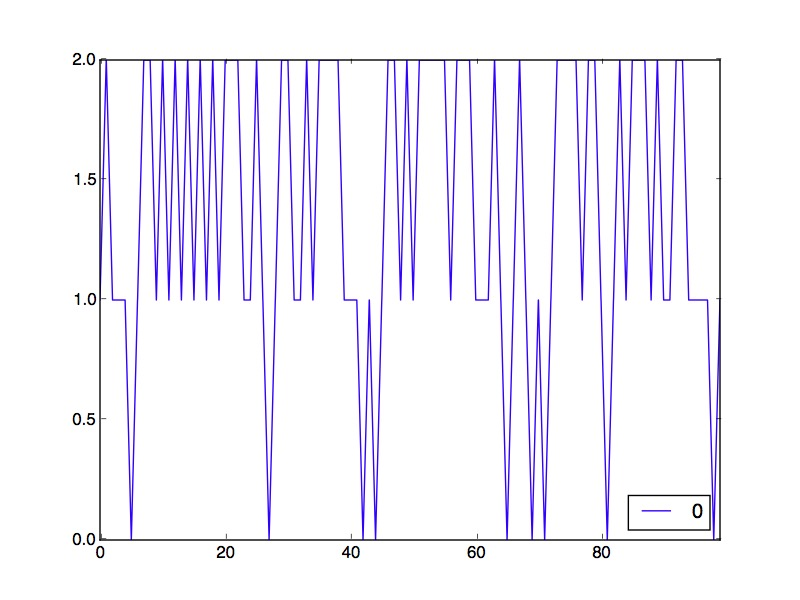

Write Python code to recreate this figure.
import numpy as np
import pandas as pd
import matplotlib.pyplot as plt


NITER = 100000
pos = 0
transition = [[0, 1, 0], [1./6, 1./3, 1./2], [0, 1./2, 1./2]]

data_pos = []
for i in range(NITER):
    pos_next = np.random.choice([0, 1, 2], p=transition[pos])
    pos = pos_next
    data_pos.append(pos)

df = pd.DataFrame(data_pos)
df[:100].plot()
plt.savefig('cat_3rooms.jpeg')

grp = df.groupby(0)
df_count = grp.size()
print df_count/df_count[0]
